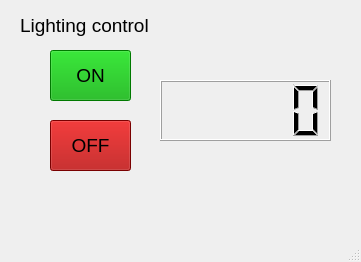
<?xml version="1.0" encoding="UTF-8"?>
<ui version="4.0">
 <class>MainWindow</class>
 <widget class="QMainWindow" name="MainWindow">
  <property name="geometry">
   <rect>
    <x>0</x>
    <y>0</y>
    <width>361</width>
    <height>262</height>
   </rect>
  </property>
  <property name="windowTitle">
   <string>MainWindow</string>
  </property>
  <widget class="QWidget" name="centralwidget">
   <widget class="QPushButton" name="pushButton">
    <property name="geometry">
     <rect>
      <x>50</x>
      <y>50</y>
      <width>81</width>
      <height>51</height>
     </rect>
    </property>
    <property name="font">
     <font>
      <pointsize>14</pointsize>
     </font>
    </property>
    <property name="styleSheet">
     <string notr="true">background-color: rgb(0, 170, 0);</string>
    </property>
    <property name="text">
     <string>ON</string>
    </property>
   </widget>
   <widget class="QPushButton" name="pushButton_2">
    <property name="geometry">
     <rect>
      <x>50</x>
      <y>120</y>
      <width>81</width>
      <height>51</height>
     </rect>
    </property>
    <property name="font">
     <font>
      <pointsize>14</pointsize>
     </font>
    </property>
    <property name="styleSheet">
     <string notr="true">background-color: rgb(170, 0, 0);</string>
    </property>
    <property name="text">
     <string>OFF</string>
    </property>
   </widget>
   <widget class="QLabel" name="label">
    <property name="geometry">
     <rect>
      <x>20</x>
      <y>10</y>
      <width>141</width>
      <height>31</height>
     </rect>
    </property>
    <property name="font">
     <font>
      <pointsize>14</pointsize>
     </font>
    </property>
    <property name="text">
     <string>Lighting control</string>
    </property>
   </widget>
   <widget class="QLCDNumber" name="lcdNumber">
    <property name="geometry">
     <rect>
      <x>160</x>
      <y>80</y>
      <width>171</width>
      <height>61</height>
     </rect>
    </property>
   </widget>
  </widget>
  <widget class="QMenuBar" name="menubar">
   <property name="geometry">
    <rect>
     <x>0</x>
     <y>0</y>
     <width>361</width>
     <height>21</height>
    </rect>
   </property>
  </widget>
  <widget class="QStatusBar" name="statusbar"/>
 </widget>
 <resources/>
 <connections/>
</ui>
